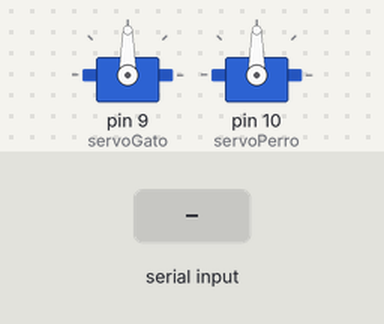
Simulated run of this sketch. Board: Arduino Uno, built with avr-gcc and run on an emulated ATmega328P. On the bench: 2 × servo. The inputs (shaded band) are chosen by the test bench.

Above: at 1.2 s.
1.3 s: "G" received over Serial
At 2.9 s:
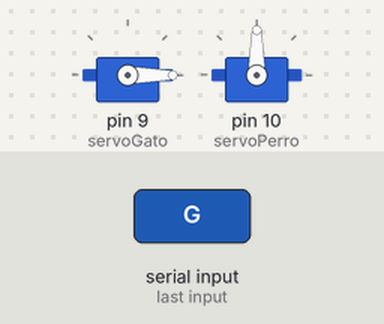
3.8 s: "P" received over Serial
At 6.0 s:
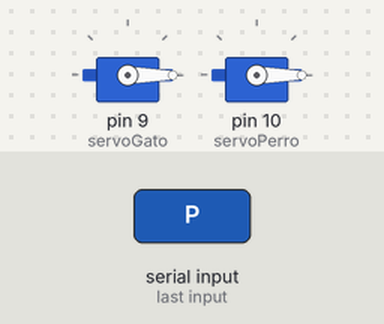
6.3 s: "G" received over Serial
At 7.1 s:
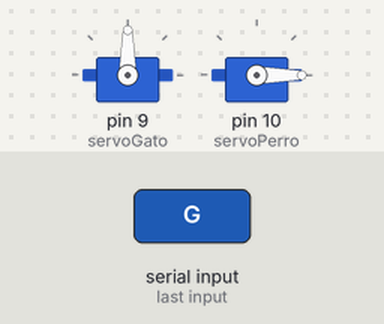
Timing chart, 0 to 9.3 s (numbered marks = the images above; inputs shaded):
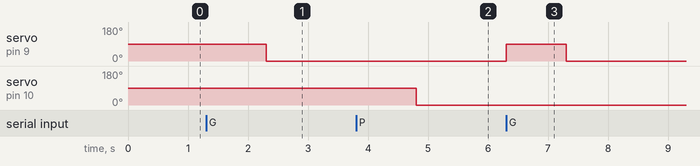

The sketch:

sketch_may6a.ino
```cpp
#include <Servo.h>

Servo servoGato;
Servo servoPerro;

void setup() {
  Serial.begin(9600);
  servoGato.attach(9);   // Pin para el servo de gato
  servoPerro.attach(10); // Pin para el servo de perro
}

void loop() {
  if (Serial.available() > 0) {
    char recibido = Serial.read();
    if (recibido == 'G') {
      moverServoGato();
    } else if (recibido == 'P') {
      moverServoPerro();
    }
  }
}

void moverServoGato() {
  servoGato.write(90);
  delay(1000);
  servoGato.write(0);
}

void moverServoPerro() {
  servoPerro.write(90);
  delay(1000);
  servoPerro.write(0);
}
```

Measured:
- after the input at 1.3 s, servo on pin 9 (servoGato): 90° → 0° after 1.0 s
- after the input at 3.8 s, servo on pin 10 (servoPerro): 90° → 0° after 1.0 s
- after the input at 6.3 s, servo on pin 9 (servoGato): 0° → 90° at once, → 0° 1.0 s later
